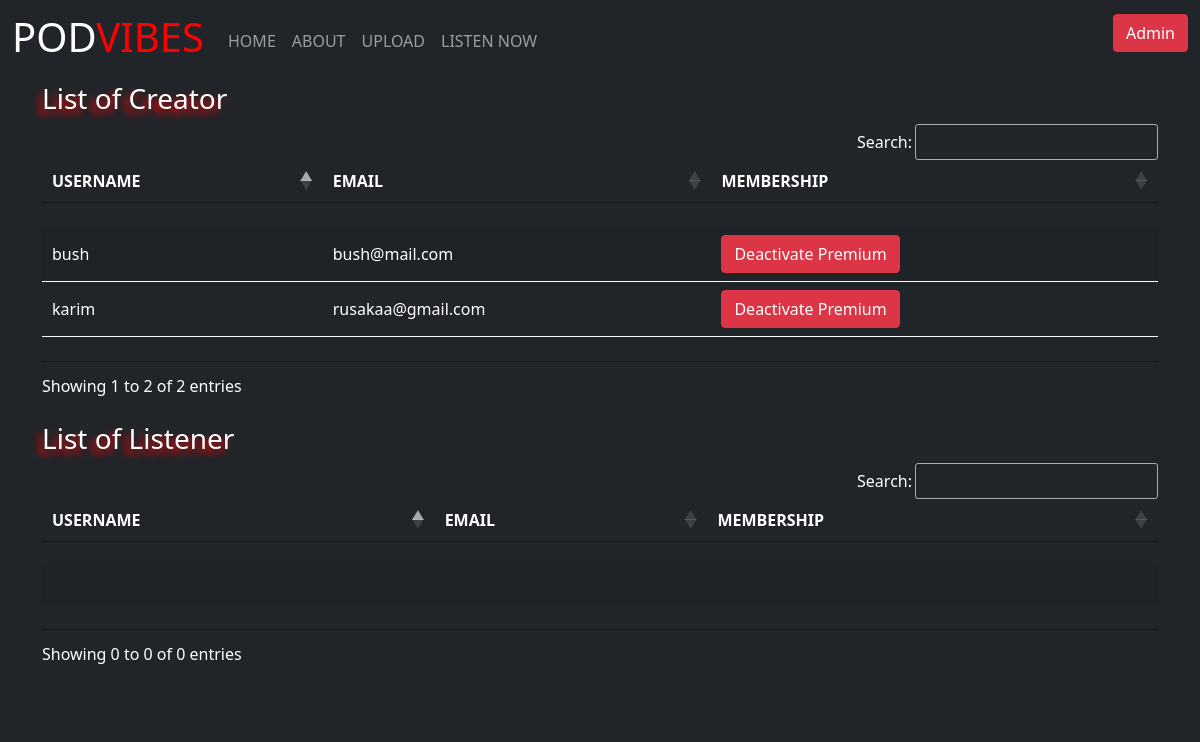
/dashboard.php, run on an earlier commit of the app's database.
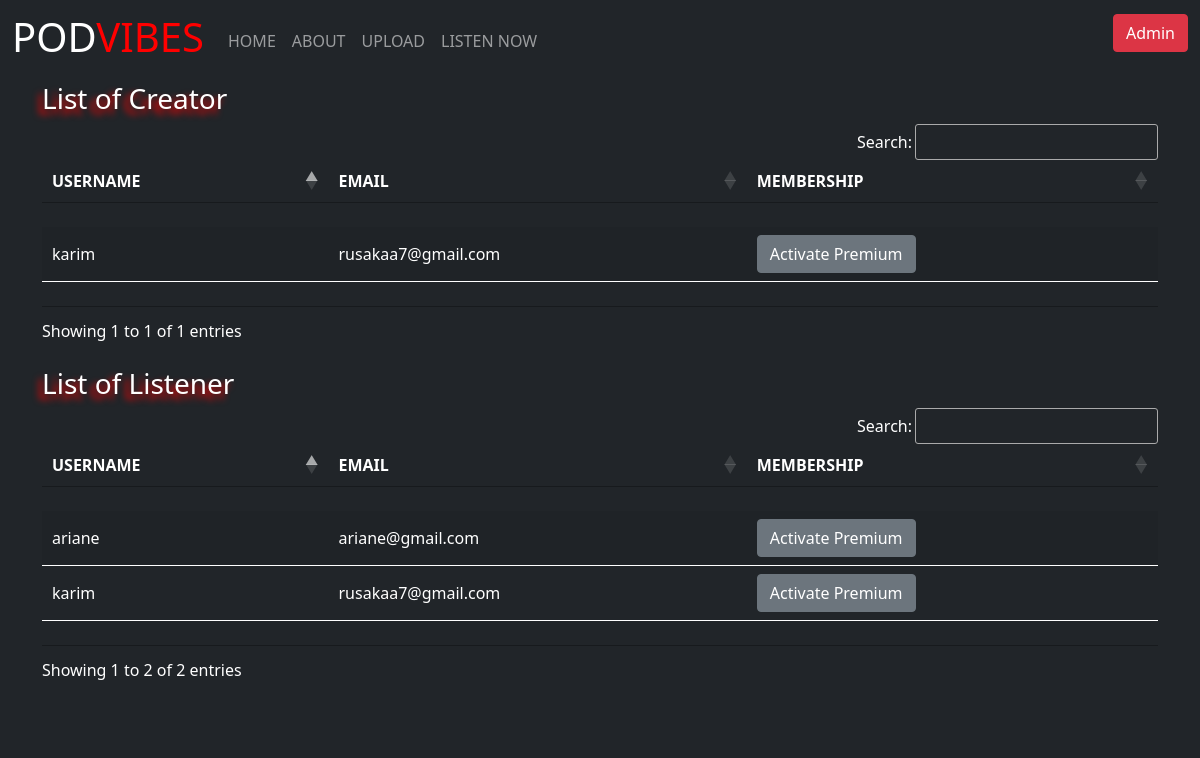
And on a later commit of the database.
### tables this page shows
CREATE TABLE `creator` (
  `ID` int(11) NOT NULL,
  `USERNAME` varchar(255) NOT NULL,
  `MEMBERSHIP` tinyint(1) NOT NULL DEFAULT 0,
  `EMAIL` varchar(255) NOT NULL,
  `PASSWORD` varchar(255) NOT NULL
);

CREATE TABLE `listener` (
  `ID` int(11) NOT NULL,
  `USERNAME` text NOT NULL,
  `EMAIL` text NOT NULL,
  `MEMBERSHIP` tinyint(1) NOT NULL DEFAULT 0,
  `PASSWORD` text NOT NULL
);

### dashboard.php (the view, shortened to what this page needs)
<?php
$body= 'div-block';
require ('./components/header.php'); ?>
<?php require ('./components/nav.php') ?>
<?php require ('./DB/db.php');?>
<link rel="stylesheet" href="./creator/public/assets/css/track.css">
<link rel="stylesheet" href="https://cdnjs.cloudflare.com/ajax/libs/plyr/3.7.8/plyr.css" />
<div class='div-block'>
    <div class="container">
        <div class="col-md-12 pb-4">
            <h3 class='home-text'>List of Creator</h3>
            <table id='' class='myTable_player table table-striped pb-4 table-color-white'>
                <thead>
                    <tr>
                        <th>USERNAME</th>
                        <th>EMAIL</th>
                        <th>MEMBERSHIP</th>
                    </tr>
                    </thead>
                    <tbody id=''>
                        <?php
                            $i = 0;
                            $sql_getEP = "SELECT * FROM creator ";
                            $run_getEP= mysqli_query($conn, $sql_getEP);
                            while ($row_getEP = mysqli_fetch_assoc($run_getEP)) {
                        ?>
                            <tr style='color: white;'>
                                <td><?php print($row_getEP['USERNAME']) ?></td>
                                <td><?php print($row_getEP['EMAIL']) ?></td>
                                <td>
                                    <?php
                                        if($row_getEP['MEMBERSHIP'] == '0'){ ?>
                                            <a style='color: white;' href='./dashboard.php?page_state=dashboard&action=creator_activate&id=<?php print $row_getEP['ID'] ?>'  class='btn btn-small btn-secondary'>
                                                Activate Premium
                                        </a>
                                        <?php
                                        }else{ ?>
                                            <a style='color: white;' href='./dashboard.php?page_state=dashboard&action=creator_deactivate&id=<?php print $row_getEP['ID'] ?>' class='btn btn-small btn-danger'>
                                                Deactivate Premium
                                        </a>
                                        <?php
                                        }
                                    ?>
                                </td>
                            </tr>
                    <?php $i++; }?>
                </tbody>
            </table>
        </div>
        <div class="col-md-12 pb-5">
            <h3 class='home-text'>List of Listener</h3>
            <table id='' class='myTable_player table table-striped pb-4 table-color-white'>
                <thead>
                    <tr>
                        <th>USERNAME</th>
                        <th>EMAIL</th>
                        <th>MEMBERSHIP</th>
                    </tr>
                    </thead>
                    <tbody id=''>
                        <?php
                            $i = 0;
                            $sql_getEP = "SELECT * FROM listener ";
                            $run_getEP= mysqli_query($conn, $sql_getEP);
                            while ($row_getEP = mysqli_fetch_assoc($run_getEP)) {
                        ?>
                            <tr style='color: white;'>
                            <td><?php print($row_getEP['USERNAME']) ?></td>
                                <td><?php print($row_getEP['EMAIL']) ?></td>
                                <td>
                                    <?php
                                        if($row_getEP['MEMBERSHIP'] == '0'){ ?>
                                            <a style='color: white;' href='./dashboard.php?page_state=dashboard&action=listener_activate&id=<?php print $row_getEP['ID'] ?>'  class='btn btn-small btn-secondary'>
                                                Activate Premium
                                        </a>
                                        <?php
                                        }else{ ?>
                                            <a style='color: white;' href='./dashboard.php?page_state=dashboard&action=listener_deactivate&id=<?php print $row_getEP['ID'] ?>' class='btn btn-small btn-danger'>
                                                Deactivate Premium
                                        </a>
                                        <?php
                                        }
                                    ?>
                                </td>
                            </tr>
                    <?php $i++; }?>
                </tbody>
            </table>
        </div>
    </div>
</div>
<?php require('./components/footer.php'); ?>

### components/header.php (shortened to what this page needs)
<html>
<head>
	<link rel="stylesheet" type="text/css" href="./public/assets/css/origin.css">
	<link href="https://cdn.jsdelivr.net/npm/bootstrap@5.0.2/dist/css/bootstrap.min.css" rel="stylesheet">
	<link rel="stylesheet" href="//cdn.datatables.net/1.13.6/css/jquery.dataTables.min.css">
</head>
<body  <?php isset($body) ? print('class="'.$body.'"') : print('') ?> >

### components/nav.php (shortened to what this page needs)
<?php
	$username = NULL;
	$page_state = '';
?>
<nav class="navbar origin-navbar sticky-top navbar-expand-lg navbar-dark bg-dark ">
	<div class="container-fluid">
		<a class="navbar-brand" href="./">
			<h1><span class='span-white'>POD</span><span class='span-red'>VIBES</span></h1>
		</a>
		<div class="collapse navbar-collapse" id="navbarSupportedContent">
		<ul class="navbar-nav me-auto mb-2 mb-lg-0 ">
			<li class="nav-item">
				<a class="nav-link <?php $page_state == 'home' ? print 'active' : '' ;?>" aria-current="page" href="./">HOME</a>
			</li>
			<li class="nav-item">
				<a class="nav-link <?php $page_state == 'About' ? print 'active' : '' ;?>" href="./about.php?page_state=About">ABOUT</a>
			</li>
			<li class="nav-item">
				<a class="nav-link <?php $page_state == 'Upload' ? print 'active' : '' ;?>" href="./logincreator.php?page_state=Upload"><?php !$username ?  print("UPLOAD") : print("ARTIST"); ?></a>
			</li>
			<li class="nav-item">
				<a class="nav-link <?php $page_state == 'Listen' ? print 'active' : '' ;?>" href="./listen.php?page_state=Listen">LISTEN NOW</a>
			</li>
		</ul>
		</div>
		<?php
			if(!isset($_COOKIE['creator_username'])){
		?>
		<form class="d-flex">
			<a style='color: white;' href='<?php isset($_COOKIE['admin_username']) ? print './admin.php?page_state=dashboard' : print './admin.php?page_state=admin' ?>'
			class="btn btn-small btn-danger"
			id='<?php if(isset($_COOKIE['admin_username']) && !isset($_COOKIE['listener_username'])){
			}?>'
			type="submit">
			<?php if(isset($_COOKIE['admin_username']) && !isset($_COOKIE['listener_username'])){
				if($_GET['page_state'] == 'dashboard'){
					print('Logout Admin');
				}else{
					print('Dashboard Admin');
				}
			}elseif(!isset($_COOKIE['admin_username']) && isset($_COOKIE['listener_username'])){
				print('Logout Listener') ;
			}else{
				print('Admin') ;
			} ?> </a>
		</form>
		<?php } ?>
	</div>
</nav>

### components/footer.php (shortened to what this page needs)
</body>
</html>

### public/assets/css/origin.css (style rules this page uses)
.origin-navbar { margin: 0px; padding: 0px; background-color: #000 !important; }
.span-white { color: white; }
.span-red { color: red; }
.home-text { color: white; text-shadow: -5px 5px 7px red; }
.table-color-white { color: white !important; }
.div-block { background-color: #212529; color: white; }

### creator/public/assets/css/track.css (style rules this page uses)
a,a:visited { color:#8cc3e6; outline:0; text-decoration:underline; }

What changed in the data, as far as the page shows it:
removed creator: USERNAME "bush", EMAIL "bush@mail.com"
changed creator "karim": EMAIL "rusakaa@gmail.com" → "rusakaa7@gmail.com"; MEMBERSHIP "Deactivate Premium" → "Activate Premium"
added listener: USERNAME "karim", EMAIL "rusakaa7@gmail.com"
added listener: USERNAME "ariane", EMAIL "ariane@gmail.com"
Also different on the page:
text written by a page script: "Search: Showing 1 to 2 of 2 entries" → "Search: Showing 1 to 1 of 1 entries"
text written by a page script: "Search: Showing 0 to 0 of 0 entries" → "Search: Showing 1 to 2 of 2 entries"
